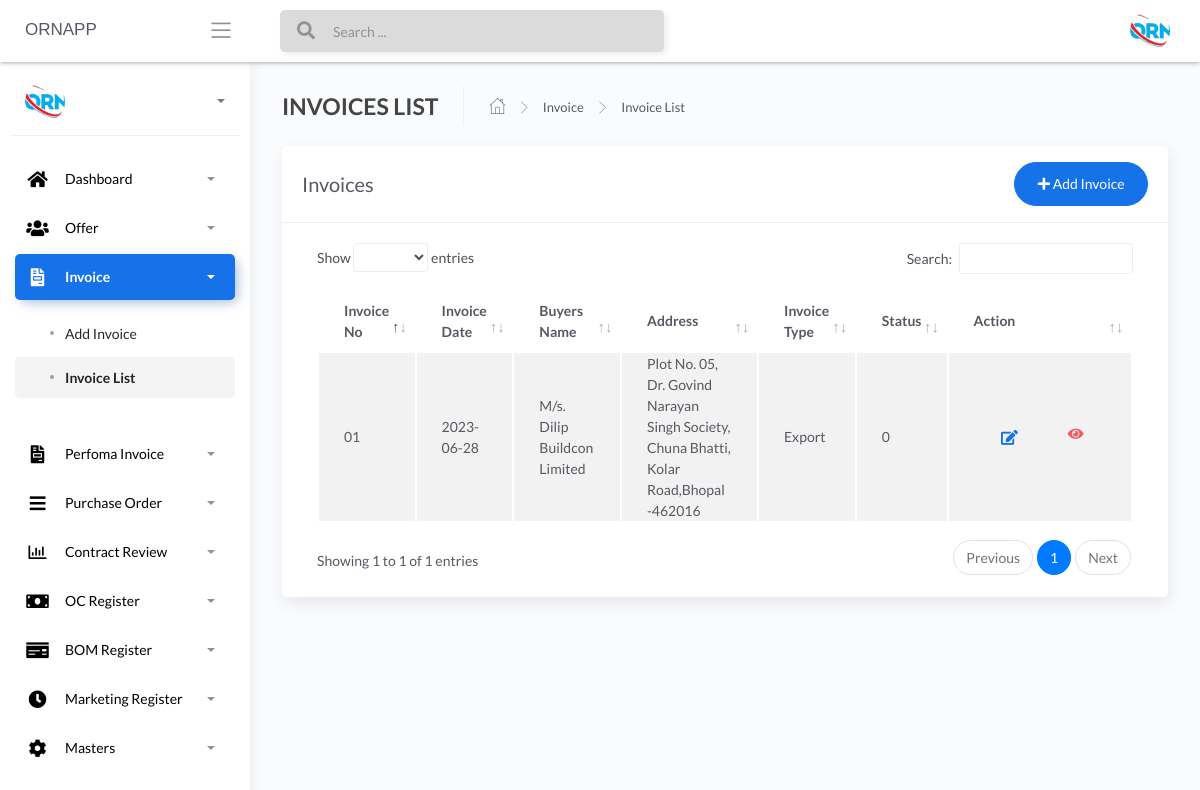
Page /invoice-invoiceslist (signed in) on the committed database.
### apps/home/models.py (models this page shows, shortened)
class Invoices(db.Model):
    __tablename__ = "InvoiceList"
    id = db.Column(db.Integer, primary_key=True)
    invoiceNo = db.Column(db.String())
    invoiceDate = db.Column(db.String())
    supplierCode = db.Column(db.String())
    invoiceType = db.Column(db.String())
    oc_name_change = db.Column(db.String())
    buyers_name = db.Column(db.String())
    oc_number = db.Column(db.String())
    billingAddress1 = db.Column(db.String())
    billingAddress = db.Column(db.String())
    buyersGSTIN = db.Column(db.String())
    buyersPAN = db.Column(db.String())
    buyersOrderNo = db.Column(db.String())
    buyersOrderDate = db.Column(db.String())
    buyersStateCode = db.Column(db.String())
    placeOfSupply = db.Column(db.String())
    transporterDetails = db.Column(db.String())
    exportFields = db.Column(db.String())
    paymentTerms = db.Column(db.String())
    kitSpare = db.Column(db.String())
    invoice_grossAmount = db.Column(db.Float)
    discountType = db.Column(db.String())
    invoice_discountValue = db.Column(db.Float)
    assessableValue = db.Column(db.Float)
    pfPercentage = db.Column(db.Float)
    invoice_pfValue = db.Column(db.Float)
    freightValue = db.Column(db.Float)
    invoice_totalFreight = db.Column(db.Float)
    tcsPercentage = db.Column(db.Float)
    invoice_tcsValue = db.Column(db.Float)
    gstPercentage = db.Column(db.Float)
    invoice_gstValue = db.Column(db.Float)
    roundOffType = db.Column(db.String())
    invoice_roundOffValue = db.Column(db.Float)
    invoice_grandTotal = db.Column(db.Float)
    invoice_status = db.Column(db.String())
    product_kit_Json = db.Column(db.String())

### apps/home/routes.py (the view)
@blueprint.route('/invoice-invoiceslist', methods=['GET', 'POST'])
@login_required
def listinvoices():
    invoice = Invoices.query.all()
    return render_template('home/invoices.html', invoice=invoice,segment='list-invoice')

### apps/__init__.py (called while the page is built)
def configure_database(app):
    @app.before_first_request
    def initialize_database():
        db.create_all()
    @app.teardown_request
    def shutdown_session(exception=None):
        db.session.remove()

### apps/authentication/models.py (called while the page is built)
@login_manager.user_loader
def user_loader(id):
    return Users.query.filter_by(id=id).first()

### apps/templates/home/invoices.html (shortened to what this page needs)
{% extends "layouts/base.html" %}
{% block content %}
<div class="content">
    <div class="page-inner">
        <div class="page-header">
            <h4 class="page-title">INVOICES LIST</h4>
            <ul class="breadcrumbs">
                <li class="nav-home">
                    <a href="#">
                        <i class="flaticon-home"></i>
                    </a>
                </li>
                <li class="separator">
                    <i class="flaticon-right-arrow"></i>
                </li>
                <li class="nav-item">
                    <a href="#">Invoice</a>
                </li>
                <li class="separator">
                    <i class="flaticon-right-arrow"></i>
                </li>
                <li class="nav-item">
                    <a href="#">Invoice List</a>
                </li>
            </ul>
        </div>
        <div class="row">
            <div class="col-md-12">
                <div class="card">
                    <div class="card-header">
                        <div class="d-flex align-items-center">
                            <h4 class="card-title">Invoices</h4>
                            <a href="/invoice-addinvoice" class="ml-auto">
                                <button class="btn btn-primary btn-round ml-auto" data-toggle="modal"
                                    data-target="#addRowModal">
                                    <i class="fa fa-plus"></i>
                                    Add Invoice
                                </button>
                            </a>
                        </div>
                    </div>
                    <div class="card-body">
                        <div class="table-responsive">
                            <table id="add-row" class="display table table-striped table-hover">
                                <thead>
                                    <tr>
                                        <th>Invoice No</th>
                                        <th>Invoice Date</th>
                                        <th>Buyers Name</th>
                                        <th>Address</th>
                                        <th>Invoice Type</th>
                                        <th>Status</th>
                                        <th style="width: 10%">Action</th>
                                    </tr>
                                </thead>
                                <tbody>
                                    {% for user in invoice %}
                                    <tr
                                    {% if loop.index %2==0 %}
                                    {% else %}
                                    {% endif %}>
                                        <td>{{user.invoiceNo}}</td>
                                        <td>{{user.invoiceDate}}</td>
                                        <td>{{user.buyers_name}}</td>
                                        <td>{{user.billingAddress1}}</td>
                                        <td>{{user.invoiceType}}</td>
                                        <td>{{user.invoice_status}}</td>
                                        <td>
                                            <div class="form-button-action">
                                                <span style="font-size: 24px;color:green;">
                                                <a href="/" type="button" class="btn btn-link btn-primary btn-lg"> <i class="fas fa-edit" ></i></a>
                                                </span>
                                                <span style="font-size: 24px;color:red;">
                                                <a href="/{{user.id}}/invoice_pdf" type="button" class="btn btn-link btn-danger"> <i class="fa fa-eye"></i></a>
                                                </span>
                                                </div>
                                        </td>
                                    </tr>
                                    {% endfor %}
                                </tbody>
                            </table>
                        </div>
                    </div>
                </div>
            </div>
        </div>
    </div>
</div>
{% endblock content %}

### rows in the picture
Invoices: invoiceNo "01", invoiceDate "2023-06-28", buyers_name "M/s. Dilip Buildcon Limited", billingAddress1 "Plot No. 05, Dr. Govind Narayan Singh Society, Chuna Bhatti, Kolar Road,Bhopal -462016", invoiceType "Export", invoice_status "0"
